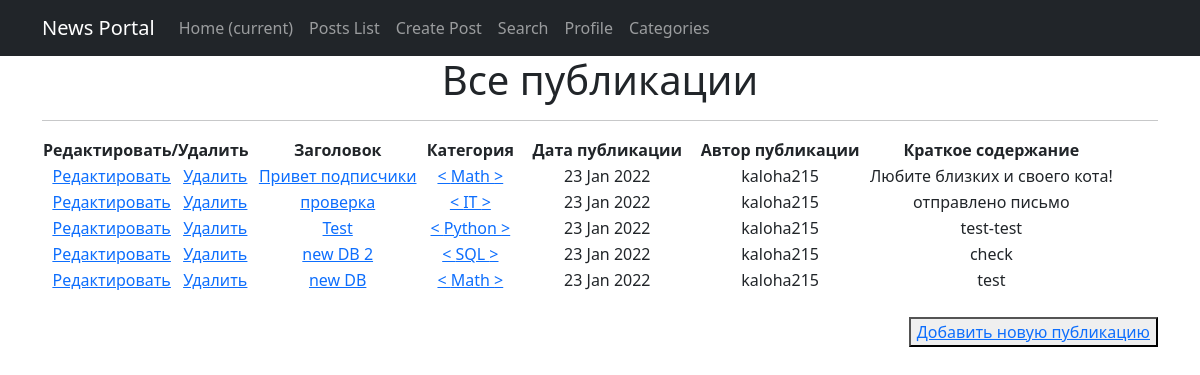
/posts/, run on the app's committed database.
### news/models.py (models this page shows, shortened)
class Post(models.Model):
    article = 'AR'
    news = 'NW'
    kind = [
        (article, 'Статья'),
        (news, 'Новость')
    ]
    author = models.ForeignKey(Author, on_delete=models.CASCADE)
    view = models.CharField(max_length=2, choices=kind, default=article)
    time_of_creation = models.DateTimeField(auto_now_add=True)
    post_category = models.ForeignKey(Category, on_delete=models.CASCADE, verbose_name='Категория(category)')
    title = models.CharField(max_length=128)
    text = models.TextField()
    post_rating = models.IntegerField(default=0)
    class Meta:
        verbose_name = 'Публикация'
        verbose_name_plural = 'Публикации'

class Category(models.Model):
    name = models.CharField(max_length=64, unique=True)
    subscribers = models.ManyToManyField(User, through='CategorySubscribers')
    class Meta:
        verbose_name = 'Категория'
        verbose_name_plural = 'Категории'
    def __str__(self):
        return f'{self.name}'

class Author(models.Model):
    author_user = models.OneToOneField(User, on_delete=models.CASCADE)
    author_rating = models.IntegerField(default=0)
    class Meta:
        verbose_name = 'Автор'
        verbose_name_plural = 'Авторы'
    def __str__(self):
        return f'{self.author_user}'

### news/views.py (the view)
# urls.py: path('', PostList.as_view(), name='posts'),  # т. к. сам по себе это класс,
class PostList(ListView):
    model = Post
    template_name = 'news/posts.html'
    context_object_name = 'posts'
    ordering = ['-id']  # задаем последовательность отображения по id
    paginate_by = 10  # задаем кол-во отображаемых объектов на странице

### news/templatetags/custom_filters.py (called while the page is built)
@register.filter(name='censor')
def censor(value):
    censor_list = ['мат']
    text = value.split()
    for word in text:
        if word.lower() in censor_list:
            value = value.replace(word, '[CENSORED]')
    return value

### templates/news/posts.html (shortened to what this page needs)
{% extends 'default.html' %}
{% load custom_filters %}
{% block content %}
  <h1>Все публикации</h1>
  <hr>
  {% if posts %}
      <table>
          <tr>
              <td>
                  <b> Редактировать/Удалить &nbsp  </b>
              </td>
              <td>
                  <b> &nbsp Заголовок &nbsp </b>
              </td>
              <td>
                  <b> &nbsp Категория &nbsp </b>
              </td>
              <td>
                  <b> &nbsp Дата публикации &nbsp </b>
              </td>
              <td>
                  <b> &nbsp Автор публикации &nbsp </b>
              </td>
              <td>
                  <b> &nbsp Краткое содержание &nbsp </b>
              </td>
          </tr>
      {% for post in posts %}
          <tr>
              <td>
                  <a href="{% url 'post_update' post.id %}"><u>Редактировать</u></a>  &nbsp
                  <a href="{% url 'post_delete' post.id %}"><u>Удалить</u></a>
              </td>
              <td>
                  <a href="{% url 'post_detail' post.id %}">{{ post.title|censor }}</a>
              </td>
              <td>
                  <a href="{% url 'category_subscription' post.post_category.id %}"> < {{ post.post_category }} > </a>
              </td>
              <td>
                  {{ post.time_of_creation|date:'d M Y'}}
              </td>
              <td>
                  {{ post.author }}
              </td>
              <td>
                  {{ post.text|truncatechars:50|censor }}
              </td>
          </tr>
      {% endfor %}
      </table>
      <br>
      <p align="right">
          <button><a href="{% url 'post_add' %}">Добавить новую публикацию</a></button> <br>
      </p>
  {% else %}
      <h2>Публикаций нет!</h2>
  {% endif %}
{% endblock content %}

### data on the page
Post: title|censor "Привет подписчики", post_category "Math", time_of_creation "23 Jan 2022", author "kaloha215", text|censor "Любите близких и своего кота!"
Post: title|censor "проверка", post_category "IT", time_of_creation "23 Jan 2022", author "kaloha215", text|censor "отправлено письмо"
Post: title|censor "Test", post_category "Python", time_of_creation "23 Jan 2022", author "kaloha215", text|censor "test-test"
Post: title|censor "new DB 2", post_category "SQL", time_of_creation "23 Jan 2022", author "kaloha215", text|censor "check"
Post: title|censor "new DB", post_category "Math", time_of_creation "23 Jan 2022", author "kaloha215", text|censor "test"
